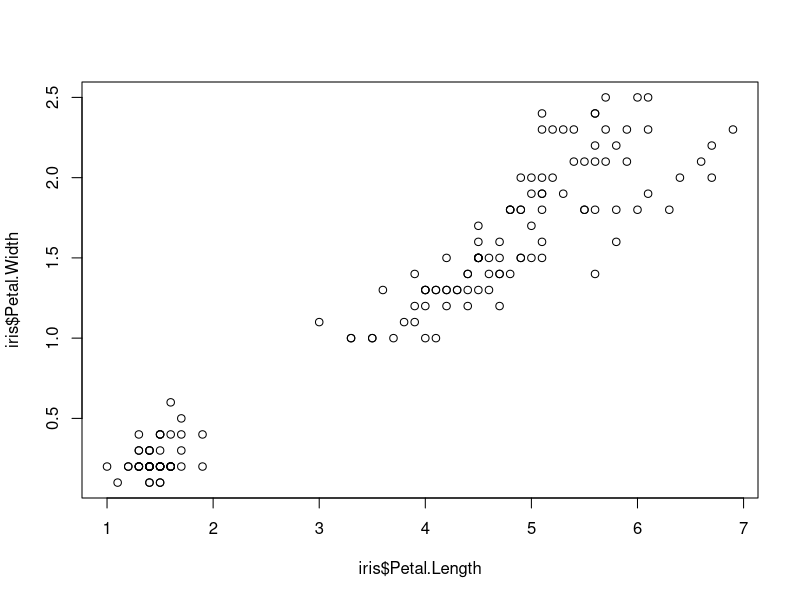
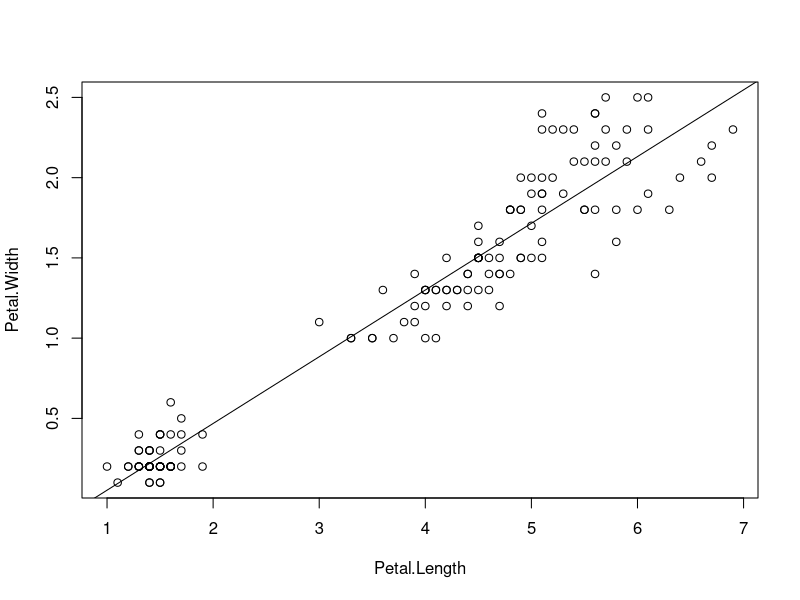

Write R code to recreate these figures, in order.
## ---- chunk 1
plot(iris$Petal.Length, iris$Petal.Width)
## ---- chunk 2
iris.lm <- lm( Petal.Width ~ Petal.Length, data=iris[,3:4] )
plot( Petal.Width ~ Petal.Length, data=iris[,3:4] ) 
abline( iris.lm )
